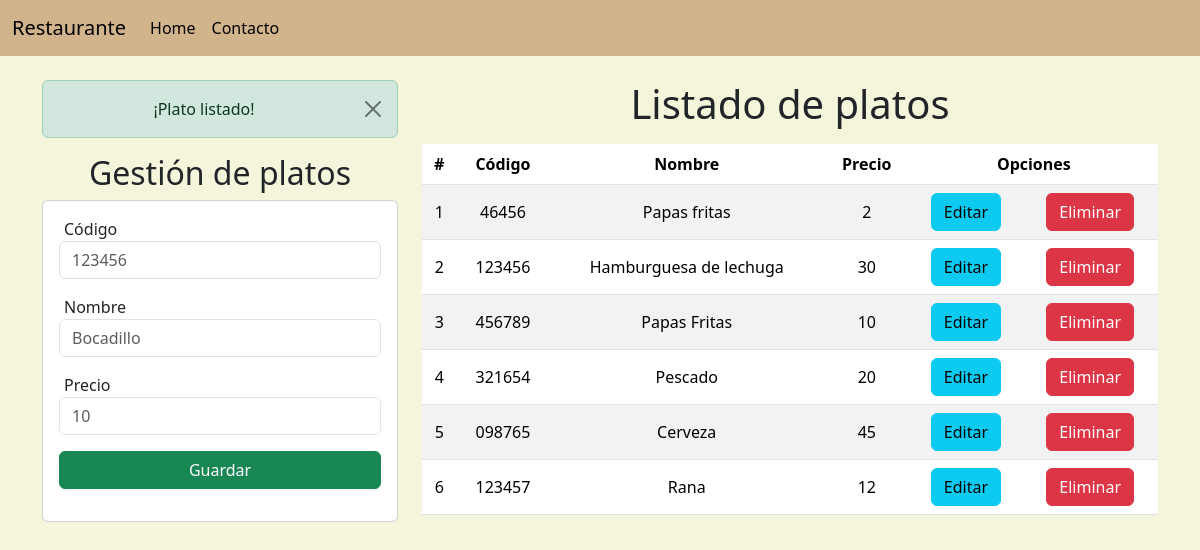
The page / on the database its author committed.
### Aplicacion/menu/models.py (models this page shows, shortened)
class plato(models.Model):
    codigo=models.CharField(primary_key=True,max_length=6)
    nombre=models.CharField(max_length=50)
    precio = models.PositiveBigIntegerField()

### Aplicacion/menu/views.py (the view)
# urls.py: path('', views.home),
def home(request):
    platoslistados =plato.objects.all()
    messages.success(request, '¡Plato listado!')
    return render(request, "gestiondeplatos.html", {"platos": platoslistados})

### Aplicacion/menu/templates/gestiondeplatos.html (shortened to what this page needs)
{% extends "./base.html" %}
{% block body %}
<div class="row mt-10">
    <div class=" col-sm-12 col-md-6 col-lg-4 col-xl-4">
        {% if messages %}
            <div class="messages">
                {% for message in messages %}
                <div class="alert alert-{{ message.tags }} alert-dismissible fade show" role="alert">
                    {{ message }}
                    <button type="button" class="btn-close" data-bs-dismiss="alert" aria-label="Close"></button>
                </div>
                {% endfor %}
            </div>
        {% endif %}
        <h2>Gestión de platos</h2>
        <div class="card">
            <div class="card-body">
                <form action="/registrarPlato/" method="POST">{% csrf_token %}
                    <div class="form-group mb-3 text-left">
                        <label for="txtcodigo" style="float: left; padding-left: 5px;">Código</label>
                        <input type="number" id="txtcodigo" name="txtcodigo" class="form-control" placeholder="123456" minlength="6" size="6" required >
                    </div>
                    <div class="form-group mb-3 text-left">
                        <label for="txtnombre" style="float: left; padding-left: 5px;">Nombre</label>
                        <input type="text" id="txtnombre" name="txtnombre" class="form-control" placeholder="Bocadillo" maxlength="50" required>
                    </div>
                    <div class="form-group mb-3 text-left">
                        <label for="numprecio" style="float: left; padding-left: 5px;">Precio</label>
                        <input type="text" id="numprecio" name="numprecio" class="form-control" placeholder="10"  maxlength="9"  required>
                    </div>
                    <div class="form-group mb-3 text-left">
                            <button type="submit" class="btn btn-success btn-block w-100">Guardar</button>
                    </div>
                </form>
            </div>
        </div>
    </div>
    <div class=" col-sm-12 col-md-6 col-lg-8 col-xl-8">
        <h1>Listado de platos</h1>
        <div class="table-responsive py-2">
            <table class="table table-striped">
                <thead>
                    <tr>
                        <th>#</th>
                        <th>Código</th>
                        <th>Nombre</th>
                        <th>Precio</th>
                        <th colspan="2">Opciones</th>
                    </tr>
                </thead>
                <tbody>
                    {% for c in platos %}
                    <tr>
                        <td>{{forloop.counter}}</td>
                        <td>{{c.codigo}}</td>
                        <td>{{c.nombre}}</td>
                        <td>{{c.precio}}</td>
                        <td><a href="edicionPlato/{{c.codigo}}" class="btn btn-info">Editar</a></td>
                        <td><a href="eliminacionPlato/{{c.codigo}}" class="btn btn-danger btnEliminacion">Eliminar</a></td>
                    </tr>
                    {% endfor %}
                </tbody>
            </table>
        </div>
    </div>
</div>
{% endblock %}

### Aplicacion/menu/static/css/gestionPlato.css (style rules this page uses)
th, td { text-align: center; vertical-align: middle; }

### rows shown on the page
plato: codigo "46456", nombre "Papas fritas", precio "2"
plato: codigo "123456", nombre "Hamburguesa de lechuga", precio "30"
plato: codigo "456789", nombre "Papas Fritas", precio "10"
plato: codigo "321654", nombre "Pescado", precio "20"
plato: codigo "098765", nombre "Cerveza", precio "45"
plato: codigo "123457", nombre "Rana", precio "12"

### other values the page prints
{{ message }} "¡Plato listado!"
